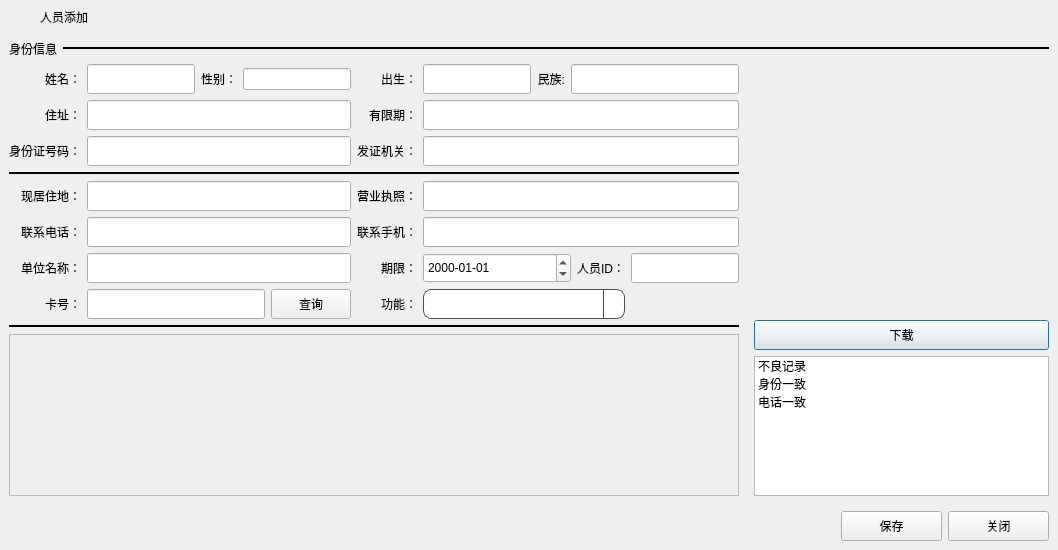
<?xml version="1.0" encoding="UTF-8"?>
<ui version="4.0">
 <class>PersonAdd</class>
 <widget class="QDialog" name="PersonAdd">
  <property name="geometry">
   <rect>
    <x>0</x>
    <y>0</y>
    <width>1058</width>
    <height>550</height>
   </rect>
  </property>
  <property name="sizePolicy">
   <sizepolicy hsizetype="Fixed" vsizetype="Fixed">
    <horstretch>0</horstretch>
    <verstretch>0</verstretch>
   </sizepolicy>
  </property>
  <property name="minimumSize">
   <size>
    <width>1058</width>
    <height>550</height>
   </size>
  </property>
  <property name="maximumSize">
   <size>
    <width>16777215</width>
    <height>16777215</height>
   </size>
  </property>
  <property name="windowTitle">
   <string>Dialog</string>
  </property>
  <property name="styleSheet">
   <string notr="true">QComboBox{
font: 14pt &quot;WenQuanYi Micro Hei&quot;;
border-radius: 8px;
padding: 1px 10px 1px 10px;
border: 1px solid #4D4D4D;
}
QComboBox QAbstractItemView{
background-color:#4D4D4D;
color:white;
selection-background-color: rgb(56,117,215);
}
QComboBox::drop-down {
subcontrol-origin: padding;
subcontrol-position: top right;
width: 20px;
border-left-width: 1px;
border-left-style: solid;
border-top-right-radius: 3px;
border-bottom-right-radius: 3px;
border-left-color: #4D4D4D;
}
QComboBox::down-arrow{
image: url(:/image/images/arrow_down.png);
}
QComboBox::down-arrow:pressed{
position:relative;
top:1px;
left:1px;
}
</string>
  </property>
  <layout class="QVBoxLayout" name="verticalLayout_2">
   <property name="leftMargin">
    <number>0</number>
   </property>
   <property name="topMargin">
    <number>0</number>
   </property>
   <property name="rightMargin">
    <number>0</number>
   </property>
   <property name="bottomMargin">
    <number>0</number>
   </property>
   <item>
    <widget class="QWidget" name="TitleBarWidget" native="true">
     <property name="minimumSize">
      <size>
       <width>0</width>
       <height>34</height>
      </size>
     </property>
     <property name="maximumSize">
      <size>
       <width>16777215</width>
       <height>34</height>
      </size>
     </property>
     <layout class="QHBoxLayout" name="horizontalLayout">
      <property name="topMargin">
       <number>4</number>
      </property>
      <property name="bottomMargin">
       <number>4</number>
      </property>
      <item>
       <widget class="QLabel" name="label_title_icon">
        <property name="minimumSize">
         <size>
          <width>25</width>
          <height>25</height>
         </size>
        </property>
        <property name="maximumSize">
         <size>
          <width>25</width>
          <height>25</height>
         </size>
        </property>
        <property name="text">
         <string/>
        </property>
       </widget>
      </item>
      <item>
       <widget class="QLabel" name="label_title">
        <property name="minimumSize">
         <size>
          <width>0</width>
          <height>25</height>
         </size>
        </property>
        <property name="maximumSize">
         <size>
          <width>16777215</width>
          <height>25</height>
         </size>
        </property>
        <property name="text">
         <string>人员添加</string>
        </property>
       </widget>
      </item>
     </layout>
    </widget>
   </item>
   <item>
    <layout class="QHBoxLayout" name="horizontalLayout_2">
     <property name="leftMargin">
      <number>9</number>
     </property>
     <property name="topMargin">
      <number>0</number>
     </property>
     <property name="rightMargin">
      <number>9</number>
     </property>
     <property name="bottomMargin">
      <number>0</number>
     </property>
     <item>
      <widget class="QLabel" name="label">
       <property name="sizePolicy">
        <sizepolicy hsizetype="Fixed" vsizetype="Preferred">
         <horstretch>0</horstretch>
         <verstretch>0</verstretch>
        </sizepolicy>
       </property>
       <property name="text">
        <string>身份信息</string>
       </property>
       <property name="alignment">
        <set>Qt::AlignRight|Qt::AlignTrailing|Qt::AlignVCenter</set>
       </property>
      </widget>
     </item>
     <item>
      <widget class="Line" name="line">
       <property name="frameShadow">
        <enum>QFrame::Plain</enum>
       </property>
       <property name="lineWidth">
        <number>2</number>
       </property>
       <property name="orientation">
        <enum>Qt::Horizontal</enum>
       </property>
      </widget>
     </item>
    </layout>
   </item>
   <item>
    <layout class="QHBoxLayout" name="horizontalLayout_4">
     <item>
      <layout class="QGridLayout" name="gridLayout">
       <property name="leftMargin">
        <number>9</number>
       </property>
       <property name="topMargin">
        <number>0</number>
       </property>
       <property name="rightMargin">
        <number>9</number>
       </property>
       <property name="bottomMargin">
        <number>0</number>
       </property>
       <item row="0" column="9" colspan="3">
        <widget class="QLineEdit" name="Nation">
         <property name="minimumSize">
          <size>
           <width>0</width>
           <height>30</height>
          </size>
         </property>
         <property name="alignment">
          <set>Qt::AlignCenter</set>
         </property>
         <property name="readOnly">
          <bool>true</bool>
         </property>
        </widget>
       </item>
       <item row="5" column="6" colspan="6">
        <widget class="QLineEdit" name="PhoneNumber">
         <property name="minimumSize">
          <size>
           <width>0</width>
           <height>30</height>
          </size>
         </property>
         <property name="text">
          <string/>
         </property>
         <property name="alignment">
          <set>Qt::AlignCenter</set>
         </property>
         <property name="readOnly">
          <bool>true</bool>
         </property>
        </widget>
       </item>
       <item row="0" column="0">
        <widget class="QLabel" name="label_2">
         <property name="text">
          <string>姓名：</string>
         </property>
         <property name="alignment">
          <set>Qt::AlignRight|Qt::AlignTrailing|Qt::AlignVCenter</set>
         </property>
        </widget>
       </item>
       <item row="2" column="5">
        <widget class="QLabel" name="label_9">
         <property name="text">
          <string>发证机关：</string>
         </property>
         <property name="alignment">
          <set>Qt::AlignRight|Qt::AlignTrailing|Qt::AlignVCenter</set>
         </property>
        </widget>
       </item>
       <item row="5" column="5">
        <widget class="QLabel" name="label_12">
         <property name="text">
          <string>联系手机：</string>
         </property>
         <property name="alignment">
          <set>Qt::AlignRight|Qt::AlignTrailing|Qt::AlignVCenter</set>
         </property>
        </widget>
       </item>
       <item row="9" column="0" colspan="12">
        <widget class="QFrame" name="frame">
         <property name="frameShape">
          <enum>QFrame::StyledPanel</enum>
         </property>
         <property name="frameShadow">
          <enum>QFrame::Raised</enum>
         </property>
         <layout class="QVBoxLayout" name="verticalLayout_3">
          <item>
           <layout class="QGridLayout" name="RoleGridLayout"/>
          </item>
          <item>
           <spacer name="verticalSpacer_2">
            <property name="orientation">
             <enum>Qt::Vertical</enum>
            </property>
            <property name="sizeHint" stdset="0">
             <size>
              <width>20</width>
              <height>123</height>
             </size>
            </property>
           </spacer>
          </item>
         </layout>
        </widget>
       </item>
       <item row="4" column="0">
        <widget class="QLabel" name="label_10">
         <property name="text">
          <string>现居住地：</string>
         </property>
         <property name="alignment">
          <set>Qt::AlignRight|Qt::AlignTrailing|Qt::AlignVCenter</set>
         </property>
        </widget>
       </item>
       <item row="0" column="8">
        <widget class="QLabel" name="label_4">
         <property name="text">
          <string>民族:</string>
         </property>
         <property name="alignment">
          <set>Qt::AlignRight|Qt::AlignTrailing|Qt::AlignVCenter</set>
         </property>
        </widget>
       </item>
       <item row="0" column="6" colspan="2">
        <widget class="QLineEdit" name="BirthDay">
         <property name="minimumSize">
          <size>
           <width>0</width>
           <height>30</height>
          </size>
         </property>
         <property name="alignment">
          <set>Qt::AlignCenter</set>
         </property>
         <property name="readOnly">
          <bool>true</bool>
         </property>
        </widget>
       </item>
       <item row="2" column="1" colspan="4">
        <widget class="QLineEdit" name="IdentityCardNumber">
         <property name="minimumSize">
          <size>
           <width>0</width>
           <height>30</height>
          </size>
         </property>
         <property name="alignment">
          <set>Qt::AlignCenter</set>
         </property>
         <property name="readOnly">
          <bool>true</bool>
         </property>
        </widget>
       </item>
       <item row="6" column="0">
        <widget class="QLabel" name="label_14">
         <property name="text">
          <string>单位名称：</string>
         </property>
         <property name="alignment">
          <set>Qt::AlignRight|Qt::AlignTrailing|Qt::AlignVCenter</set>
         </property>
        </widget>
       </item>
       <item row="7" column="5">
        <widget class="QLabel" name="label_16">
         <property name="text">
          <string>功能：</string>
         </property>
         <property name="alignment">
          <set>Qt::AlignRight|Qt::AlignTrailing|Qt::AlignVCenter</set>
         </property>
        </widget>
       </item>
       <item row="7" column="0">
        <widget class="QLabel" name="label_15">
         <property name="text">
          <string>卡号：</string>
         </property>
         <property name="alignment">
          <set>Qt::AlignRight|Qt::AlignTrailing|Qt::AlignVCenter</set>
         </property>
        </widget>
       </item>
       <item row="3" column="0" colspan="12">
        <widget class="Line" name="line_2">
         <property name="frameShadow">
          <enum>QFrame::Plain</enum>
         </property>
         <property name="lineWidth">
          <number>2</number>
         </property>
         <property name="orientation">
          <enum>Qt::Horizontal</enum>
         </property>
        </widget>
       </item>
       <item row="4" column="6" colspan="6">
        <widget class="QLineEdit" name="CompanyCode">
         <property name="minimumSize">
          <size>
           <width>0</width>
           <height>30</height>
          </size>
         </property>
         <property name="alignment">
          <set>Qt::AlignCenter</set>
         </property>
         <property name="readOnly">
          <bool>true</bool>
         </property>
        </widget>
       </item>
       <item row="2" column="0">
        <widget class="QLabel" name="label_8">
         <property name="text">
          <string>身份证号码：</string>
         </property>
         <property name="alignment">
          <set>Qt::AlignRight|Qt::AlignTrailing|Qt::AlignVCenter</set>
         </property>
        </widget>
       </item>
       <item row="1" column="6" colspan="6">
        <widget class="QLineEdit" name="ValidPeriod">
         <property name="minimumSize">
          <size>
           <width>0</width>
           <height>30</height>
          </size>
         </property>
         <property name="alignment">
          <set>Qt::AlignCenter</set>
         </property>
         <property name="readOnly">
          <bool>true</bool>
         </property>
        </widget>
       </item>
       <item row="5" column="0">
        <widget class="QLabel" name="label_11">
         <property name="text">
          <string>联系电话：</string>
         </property>
         <property name="alignment">
          <set>Qt::AlignRight|Qt::AlignTrailing|Qt::AlignVCenter</set>
         </property>
        </widget>
       </item>
       <item row="6" column="1" colspan="4">
        <widget class="QLineEdit" name="CompanyName">
         <property name="minimumSize">
          <size>
           <width>0</width>
           <height>30</height>
          </size>
         </property>
         <property name="alignment">
          <set>Qt::AlignCenter</set>
         </property>
         <property name="readOnly">
          <bool>true</bool>
         </property>
        </widget>
       </item>
       <item row="0" column="2">
        <widget class="QLabel" name="label_3">
         <property name="text">
          <string>性别：</string>
         </property>
         <property name="alignment">
          <set>Qt::AlignRight|Qt::AlignTrailing|Qt::AlignVCenter</set>
         </property>
        </widget>
       </item>
       <item row="7" column="4">
        <widget class="QPushButton" name="btnQuery">
         <property name="sizePolicy">
          <sizepolicy hsizetype="Minimum" vsizetype="Preferred">
           <horstretch>0</horstretch>
           <verstretch>0</verstretch>
          </sizepolicy>
         </property>
         <property name="minimumSize">
          <size>
           <width>60</width>
           <height>30</height>
          </size>
         </property>
         <property name="focusPolicy">
          <enum>Qt::NoFocus</enum>
         </property>
         <property name="text">
          <string>查询</string>
         </property>
        </widget>
       </item>
       <item row="7" column="6" colspan="5">
        <widget class="QComboBox" name="FunctionTypeFilterComboBox">
         <property name="minimumSize">
          <size>
           <width>0</width>
           <height>30</height>
          </size>
         </property>
         <property name="focusPolicy">
          <enum>Qt::NoFocus</enum>
         </property>
        </widget>
       </item>
       <item row="4" column="5">
        <widget class="QLabel" name="label_17">
         <property name="text">
          <string>营业执照：</string>
         </property>
        </widget>
       </item>
       <item row="0" column="1">
        <widget class="QLineEdit" name="PersonName">
         <property name="minimumSize">
          <size>
           <width>0</width>
           <height>30</height>
          </size>
         </property>
         <property name="alignment">
          <set>Qt::AlignCenter</set>
         </property>
         <property name="readOnly">
          <bool>true</bool>
         </property>
        </widget>
       </item>
       <item row="8" column="0" colspan="12">
        <widget class="Line" name="line_3">
         <property name="frameShadow">
          <enum>QFrame::Plain</enum>
         </property>
         <property name="lineWidth">
          <number>2</number>
         </property>
         <property name="orientation">
          <enum>Qt::Horizontal</enum>
         </property>
        </widget>
       </item>
       <item row="0" column="5">
        <widget class="QLabel" name="label_5">
         <property name="text">
          <string>出生：</string>
         </property>
         <property name="alignment">
          <set>Qt::AlignRight|Qt::AlignTrailing|Qt::AlignVCenter</set>
         </property>
        </widget>
       </item>
       <item row="7" column="1" colspan="3">
        <widget class="QLineEdit" name="CardID">
         <property name="minimumSize">
          <size>
           <width>0</width>
           <height>30</height>
          </size>
         </property>
         <property name="contextMenuPolicy">
          <enum>Qt::NoContextMenu</enum>
         </property>
         <property name="alignment">
          <set>Qt::AlignCenter</set>
         </property>
        </widget>
       </item>
       <item row="1" column="5">
        <widget class="QLabel" name="label_7">
         <property name="text">
          <string>有限期：</string>
         </property>
         <property name="alignment">
          <set>Qt::AlignRight|Qt::AlignTrailing|Qt::AlignVCenter</set>
         </property>
        </widget>
       </item>
       <item row="1" column="1" colspan="4">
        <widget class="QLineEdit" name="HomeAddress">
         <property name="minimumSize">
          <size>
           <width>0</width>
           <height>30</height>
          </size>
         </property>
         <property name="alignment">
          <set>Qt::AlignCenter</set>
         </property>
         <property name="readOnly">
          <bool>true</bool>
         </property>
        </widget>
       </item>
       <item row="2" column="6" colspan="6">
        <widget class="QLineEdit" name="IssueAuthority">
         <property name="minimumSize">
          <size>
           <width>0</width>
           <height>30</height>
          </size>
         </property>
         <property name="alignment">
          <set>Qt::AlignCenter</set>
         </property>
         <property name="readOnly">
          <bool>true</bool>
         </property>
        </widget>
       </item>
       <item row="5" column="1" colspan="4">
        <widget class="QLineEdit" name="ContactNumber">
         <property name="minimumSize">
          <size>
           <width>0</width>
           <height>30</height>
          </size>
         </property>
         <property name="alignment">
          <set>Qt::AlignCenter</set>
         </property>
         <property name="readOnly">
          <bool>true</bool>
         </property>
        </widget>
       </item>
       <item row="6" column="5">
        <widget class="QLabel" name="label_13">
         <property name="focusPolicy">
          <enum>Qt::NoFocus</enum>
         </property>
         <property name="text">
          <string>期限：</string>
         </property>
         <property name="alignment">
          <set>Qt::AlignRight|Qt::AlignTrailing|Qt::AlignVCenter</set>
         </property>
        </widget>
       </item>
       <item row="0" column="3" colspan="2">
        <widget class="QLineEdit" name="Sex">
         <property name="sizePolicy">
          <sizepolicy hsizetype="Preferred" vsizetype="Fixed">
           <horstretch>0</horstretch>
           <verstretch>0</verstretch>
          </sizepolicy>
         </property>
         <property name="alignment">
          <set>Qt::AlignCenter</set>
         </property>
         <property name="readOnly">
          <bool>true</bool>
         </property>
        </widget>
       </item>
       <item row="4" column="1" colspan="4">
        <widget class="QLineEdit" name="NowAddress">
         <property name="minimumSize">
          <size>
           <width>0</width>
           <height>30</height>
          </size>
         </property>
         <property name="alignment">
          <set>Qt::AlignCenter</set>
         </property>
         <property name="readOnly">
          <bool>true</bool>
         </property>
        </widget>
       </item>
       <item row="1" column="0">
        <widget class="QLabel" name="label_6">
         <property name="text">
          <string>住址：</string>
         </property>
         <property name="alignment">
          <set>Qt::AlignRight|Qt::AlignTrailing|Qt::AlignVCenter</set>
         </property>
        </widget>
       </item>
       <item row="6" column="11">
        <widget class="QLineEdit" name="PersonID">
         <property name="minimumSize">
          <size>
           <width>0</width>
           <height>30</height>
          </size>
         </property>
         <property name="focusPolicy">
          <enum>Qt::NoFocus</enum>
         </property>
         <property name="alignment">
          <set>Qt::AlignCenter</set>
         </property>
         <property name="readOnly">
          <bool>true</bool>
         </property>
        </widget>
       </item>
       <item row="6" column="10">
        <widget class="QLabel" name="label_18">
         <property name="text">
          <string>人员ID：</string>
         </property>
        </widget>
       </item>
       <item row="6" column="6" colspan="4">
        <widget class="QDateEdit" name="Deadline">
         <property name="minimumSize">
          <size>
           <width>0</width>
           <height>30</height>
          </size>
         </property>
         <property name="focusPolicy">
          <enum>Qt::NoFocus</enum>
         </property>
         <property name="displayFormat">
          <string>yyyy-MM-dd</string>
         </property>
        </widget>
       </item>
      </layout>
     </item>
     <item>
      <layout class="QVBoxLayout" name="verticalLayout">
       <property name="leftMargin">
        <number>0</number>
       </property>
       <property name="topMargin">
        <number>0</number>
       </property>
       <property name="rightMargin">
        <number>9</number>
       </property>
       <property name="bottomMargin">
        <number>0</number>
       </property>
       <item>
        <widget class="QLabel" name="person_pic_label">
         <property name="sizePolicy">
          <sizepolicy hsizetype="Preferred" vsizetype="Expanding">
           <horstretch>0</horstretch>
           <verstretch>0</verstretch>
          </sizepolicy>
         </property>
         <property name="minimumSize">
          <size>
           <width>180</width>
           <height>250</height>
          </size>
         </property>
         <property name="text">
          <string/>
         </property>
        </widget>
       </item>
       <item>
        <widget class="QPushButton" name="btnDownloadPic">
         <property name="minimumSize">
          <size>
           <width>101</width>
           <height>30</height>
          </size>
         </property>
         <property name="text">
          <string>下载</string>
         </property>
        </widget>
       </item>
       <item>
        <spacer name="verticalSpacer">
         <property name="orientation">
          <enum>Qt::Vertical</enum>
         </property>
         <property name="sizeHint" stdset="0">
          <size>
           <width>20</width>
           <height>40</height>
          </size>
         </property>
        </spacer>
       </item>
       <item>
        <widget class="QListWidget" name="listWidget">
         <property name="sizePolicy">
          <sizepolicy hsizetype="Expanding" vsizetype="Preferred">
           <horstretch>0</horstretch>
           <verstretch>0</verstretch>
          </sizepolicy>
         </property>
         <property name="focusPolicy">
          <enum>Qt::NoFocus</enum>
         </property>
         <item>
          <property name="text">
           <string>不良记录</string>
          </property>
         </item>
         <item>
          <property name="text">
           <string>身份一致</string>
          </property>
         </item>
         <item>
          <property name="text">
           <string>电话一致</string>
          </property>
         </item>
        </widget>
       </item>
      </layout>
     </item>
    </layout>
   </item>
   <item>
    <layout class="QHBoxLayout" name="horizontalLayout_3">
     <property name="leftMargin">
      <number>9</number>
     </property>
     <property name="topMargin">
      <number>9</number>
     </property>
     <property name="rightMargin">
      <number>9</number>
     </property>
     <property name="bottomMargin">
      <number>9</number>
     </property>
     <item>
      <spacer name="horizontalSpacer">
       <property name="orientation">
        <enum>Qt::Horizontal</enum>
       </property>
       <property name="sizeHint" stdset="0">
        <size>
         <width>40</width>
         <height>20</height>
        </size>
       </property>
      </spacer>
     </item>
     <item>
      <widget class="QPushButton" name="btnSave">
       <property name="minimumSize">
        <size>
         <width>101</width>
         <height>30</height>
        </size>
       </property>
       <property name="focusPolicy">
        <enum>Qt::NoFocus</enum>
       </property>
       <property name="text">
        <string>保存</string>
       </property>
      </widget>
     </item>
     <item>
      <widget class="QPushButton" name="btnClose">
       <property name="minimumSize">
        <size>
         <width>101</width>
         <height>30</height>
        </size>
       </property>
       <property name="focusPolicy">
        <enum>Qt::NoFocus</enum>
       </property>
       <property name="text">
        <string>关闭</string>
       </property>
      </widget>
     </item>
    </layout>
   </item>
  </layout>
 </widget>
 <tabstops>
  <tabstop>CardID</tabstop>
  <tabstop>CompanyName</tabstop>
  <tabstop>ContactNumber</tabstop>
  <tabstop>NowAddress</tabstop>
  <tabstop>IdentityCardNumber</tabstop>
  <tabstop>HomeAddress</tabstop>
  <tabstop>PersonName</tabstop>
  <tabstop>Sex</tabstop>
  <tabstop>BirthDay</tabstop>
  <tabstop>Nation</tabstop>
  <tabstop>ValidPeriod</tabstop>
  <tabstop>IssueAuthority</tabstop>
  <tabstop>CompanyCode</tabstop>
  <tabstop>PhoneNumber</tabstop>
  <tabstop>FunctionTypeFilterComboBox</tabstop>
  <tabstop>listWidget</tabstop>
  <tabstop>btnSave</tabstop>
  <tabstop>btnClose</tabstop>
  <tabstop>PersonID</tabstop>
  <tabstop>Deadline</tabstop>
 </tabstops>
 <resources/>
 <connections/>
</ui>
